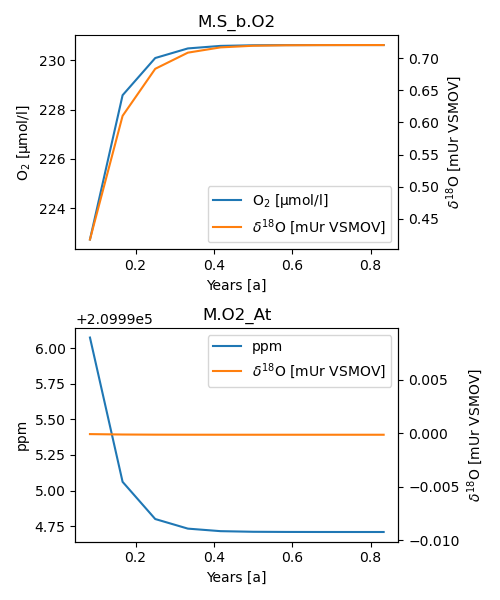

The script that drew this image:
# This example is available as iso_4.py in ESBMTK Examples Repository
# https://github.com/uliw/ESBMTK-Examples/tree/main/Examples_from_the_manual
from esbmtk import (
    Model,  # the model class
    Reservoir,  # the reservoir class
    ConnectionProperties,  # the connection class
    GasReservoir,  # sink class
    Species2Species,
)
M = Model(
    stop="1 yr",  # end time of model
    max_timestep="1 month",  # upper limit of time step
    element=["Oxygen"],  # list of element definitions
)
GasReservoir(
    name="O2_At",
    species=M.O2,
    species_ppm="21 percent",
    delta=0,
)
Reservoir(
    name="S_b",  # box name
    geometry={"area": "2.85e14m**2", "volume": "3E16 m**3"},
    concentration={M.O2: "200 umol/l"},  # initial concentration
    delta={M.O2: 0},
    seawater_parameters={"T": 21.5, "P": 1, "S": 35},
)

Species2Species(  # Ocean to atmosphere F8
    source=M.O2_At,  # Reservoir Species
    sink=M.S_b.O2,  # Reservoir Species
    species=M.O2,
    piston_velocity="4.8 m/d",
    ctype="gasexchange",
    id="ex_O2",
)
M.run()

M.plot([M.S_b.O2, M.O2_At], fn="iso_4.png")
